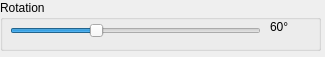
<?xml version="1.0" encoding="UTF-8"?>
<ui version="4.0">
 <class>RotationMax</class>
 <widget class="QWidget" name="RotationMax">
  <property name="geometry">
   <rect>
    <x>0</x>
    <y>0</y>
    <width>325</width>
    <height>57</height>
   </rect>
  </property>
  <property name="windowTitle">
   <string>Form</string>
  </property>
  <widget class="QGroupBox" name="groupBox_4">
   <property name="geometry">
    <rect>
     <x>0</x>
     <y>0</y>
     <width>321</width>
     <height>51</height>
    </rect>
   </property>
   <property name="title">
    <string>Rotation</string>
   </property>
   <widget class="QSlider" name="sliderAngle">
    <property name="geometry">
     <rect>
      <x>10</x>
      <y>20</y>
      <width>251</width>
      <height>22</height>
     </rect>
    </property>
    <property name="maximum">
     <number>180</number>
    </property>
    <property name="value">
     <number>60</number>
    </property>
    <property name="orientation">
     <enum>Qt::Horizontal</enum>
    </property>
   </widget>
   <widget class="QLabel" name="labelAngle">
    <property name="geometry">
     <rect>
      <x>270</x>
      <y>20</y>
      <width>46</width>
      <height>13</height>
     </rect>
    </property>
    <property name="text">
     <string>60°</string>
    </property>
   </widget>
  </widget>
 </widget>
 <resources/>
 <connections/>
</ui>
